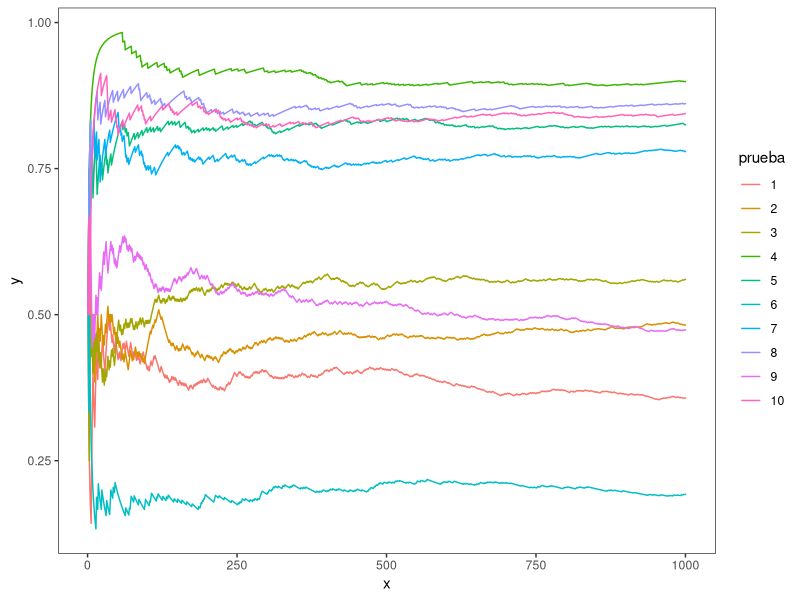

R code for this plot:
## ---- chunk 1
#| code-fold: true
library(ggplot2)
custom_theme <- function() {
    theme_bw() +
    theme(
        panel.grid.minor = element_blank(),
        panel.grid.major = element_blank()
    )
}

theme_set(custom_theme())
## ---- chunk 2
# Inicializar urna con una bola azul y otra amarilla
urna <- c("azul", "amarillo")

# Realizar 10000 pasos del proceso
for (i in seq_len(10000)) {
    # Seleccionar uno de los elementos de la urna
    muestra <- sample(urna, 1)

# Agregar otro elemento igual al extraido
    urna <- c(urna, muestra)

    # Cada 500 iteraciones imprimir la proporción de bolas azules
    if (i %% 500 == 0) {
        cat("Proporcion de bolas azules", round(mean(urna == "azul"), 4), "\n")
    }
}

# Mostrar la proporción de bolas azules
mean(urna == "azul")
## ---- chunk 3
#| fig-width: 7
#| fig-align: center

# Crear vector vacío que contendrá las proporciones de azules a medida que
# se realizan pasos del experimento.
proporciones <- numeric(0)

# Realizar 10 iteraciones independientes (utilizando 10 bolsas independientes)
for (j in 1:10) {
    urna <- c("azul", "amarillo")
    for (i in 1:1000) {
        muestra <- sample(urna, 1)
        urna <- c(urna, muestra)
    }
    # Calcular la proporción de azules conforme se avanza en el experimento
    proporcion <- cumsum(urna == "azul") / seq_along(urna)

    # Descartar el primer valor, que siempre es 0.5
    proporcion <- proporcion[2:length(proporcion)]

    # Guardar el vector producido en el vector 'proporciones'
    proporciones <- c(proporciones, proporcion)
}

# Generar un data.frame para graficar con ggplot2
# x: Los pasos del experimento
# y: Las proporciones conforme se realizan pasos del experimento
# prueba: Indica la prueba. Sirve para graficar una línea para cada prueba
datos <- data.frame(
    x = rep(seq_along(proporcion), 10),
    y = proporciones,
    prueba = as.factor(rep(1:10, each = length(proporcion)))
)

ggplot(datos) +
    geom_line(aes(x = x, y = y, color = prueba))
